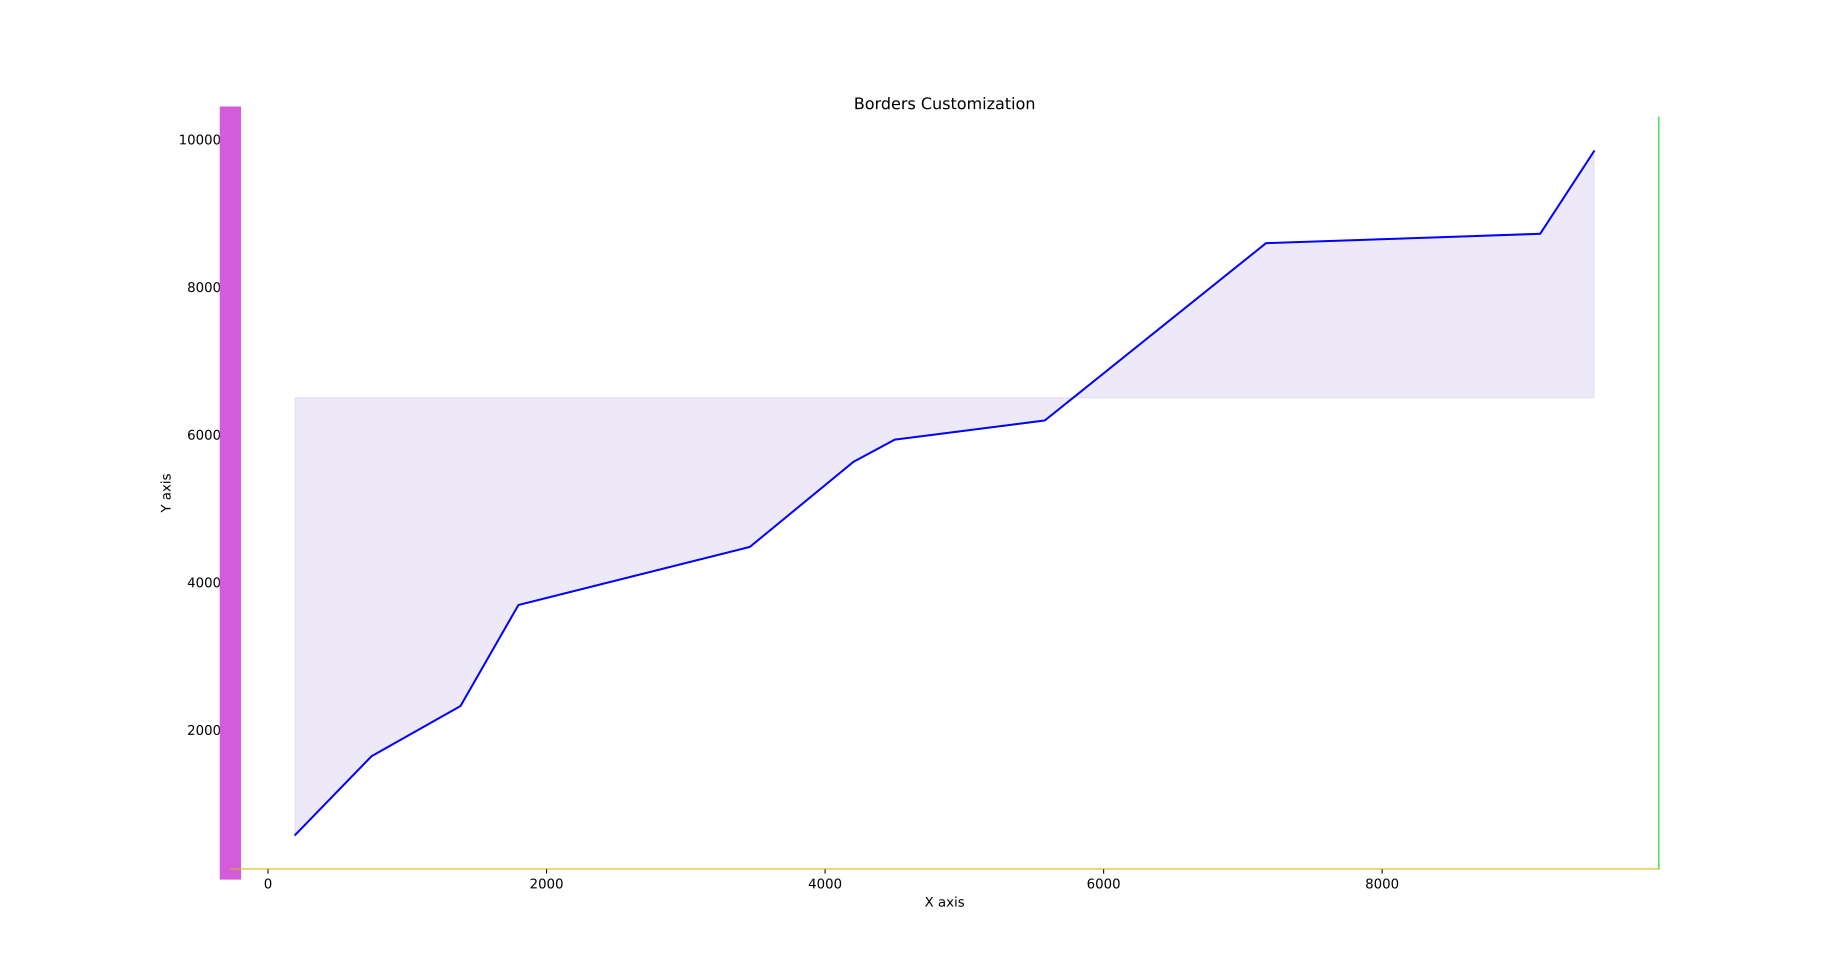

Here is the Python script that generated this plot:
# Date 17-06-2021

import matplotlib.pyplot as plt

x = [196, 743, 1382, 1798, 3460, 4204, 4500, 5578, 7166, 9135, 9521]
y = [578, 1642, 2322, 3691, 4478, 5631, 5931, 6191, 8593, 8720, 9837]


plt.plot(x, y, label='First Plot', color='b')
plt.xlabel('X axis')
plt.ylabel('Y axis')
plt.title('Borders Customization')
# plt.tight_layout()
plt.gca().spines['left'].set_color('#D35CDB')
plt.gca().spines['left'].set_linewidth(16)
plt.gca().spines['top'].set_visible(False)
plt.gca().spines['right'].set_color('#0AD11B')
plt.gca().spines['bottom'].set_color('#C9BD0A')

plt.fill_between(x, y, 6500, color="#BAAAE6", alpha=0.25)
# plt.legend()
plt.show()
